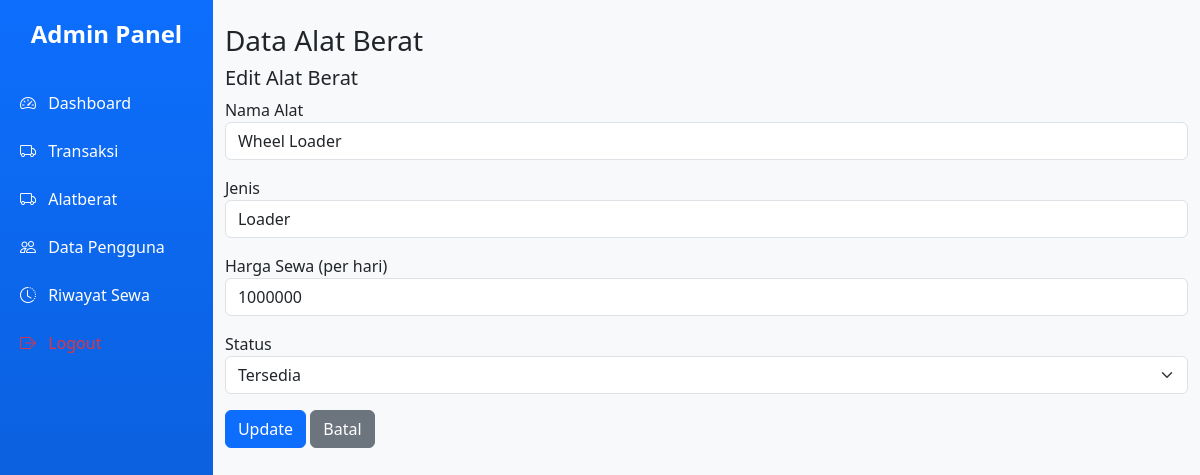
The app's page /admin/alat_berat.php?action=edit&id=14 (signed in) with its own data.
### tables this page shows
CREATE TABLE `alat_berat` (
  `id` int NOT NULL,
  `nama_alat` varchar(100) DEFAULT NULL,
  `jenis` varchar(50) DEFAULT NULL,
  `harga_per_hari` int DEFAULT NULL,
  `deskripsi` text,
  `foto` varchar(255) DEFAULT NULL,
  `status` enum('tersedia','disewa') DEFAULT 'tersedia',
  `id_kategori` int DEFAULT NULL
);

### admin/alat_berat.php (the view, shortened to what this page needs)
<?php
include "../config/db.php";
$action = $_GET['action'] ?? '';
if ($action == 'edit' && isset($_GET['id'])) {
    $id = $_GET['id'];
    $result = mysqli_query($conn, "SELECT * FROM alat_berat WHERE id='$id'");
    $data_edit = mysqli_fetch_assoc($result);
}
?>
<!DOCTYPE html>
<html lang="id">
<head>
    <link href="https://cdn.jsdelivr.net/npm/bootstrap@5.3.0/dist/css/bootstrap.min.css" rel="stylesheet">
</head>
<body>
    <?php include "sidebar_admin.php"; ?>
    <div class="container mt-4">
        <h3>Data Alat Berat</h3>
        <?php if ($action == 'add' || ($action == 'edit' && isset($data_edit))): ?>
            <h5><?= $action == 'add' ? 'Tambah Alat Berat' : 'Edit Alat Berat' ?></h5>
            <form method="POST" action="">
                <div class="mb-3">
                    <label>Nama Alat</label>
                    <input type="text" name="nama_alat" class="form-control" required value="<?= $action == 'edit' ? $data_edit['nama_alat'] : '' ?>">
                </div>
                <div class="mb-3">
                    <label>Jenis</label>
                    <input type="text" name="jenis" class="form-control" required value="<?= $action == 'edit' ? $data_edit['jenis'] : '' ?>">
                </div>
                <div class="mb-3">
                    <label>Harga Sewa (per hari)</label>
                    <input type="number" name="harga_per_hari" class="form-control" required value="<?= $action == 'edit' ? $data_edit['harga_per_hari'] : '' ?>">
                </div>
                <div class="mb-3">
                    <label>Status</label>
                    <select name="status" class="form-select" required>
                        <option value="tersedia" <?= ($action == 'edit' && $data_edit['status'] == 'tersedia') ? 'selected' : '' ?>>Tersedia</option>
                    </select>
                </div>
                <button type="submit" class="btn btn-primary"><?= $action == 'add' ? 'Tambah' : 'Update' ?></button>
                <a href="alat_berat.php" class="btn btn-secondary">Batal</a>
            </form>
        <?php endif; ?>
    </div>
</body>
</html>

### admin/sidebar_admin.php (style rules this page uses)
body { display: flex; min-height: 100vh; font-family: 'Segoe UI', sans-serif; background-color: #f8f9fa; }

### records on screen
alat_berat: nama_alat "Wheel Loader", jenis "Loader", harga_per_hari "1000000", status "Tersedia"
